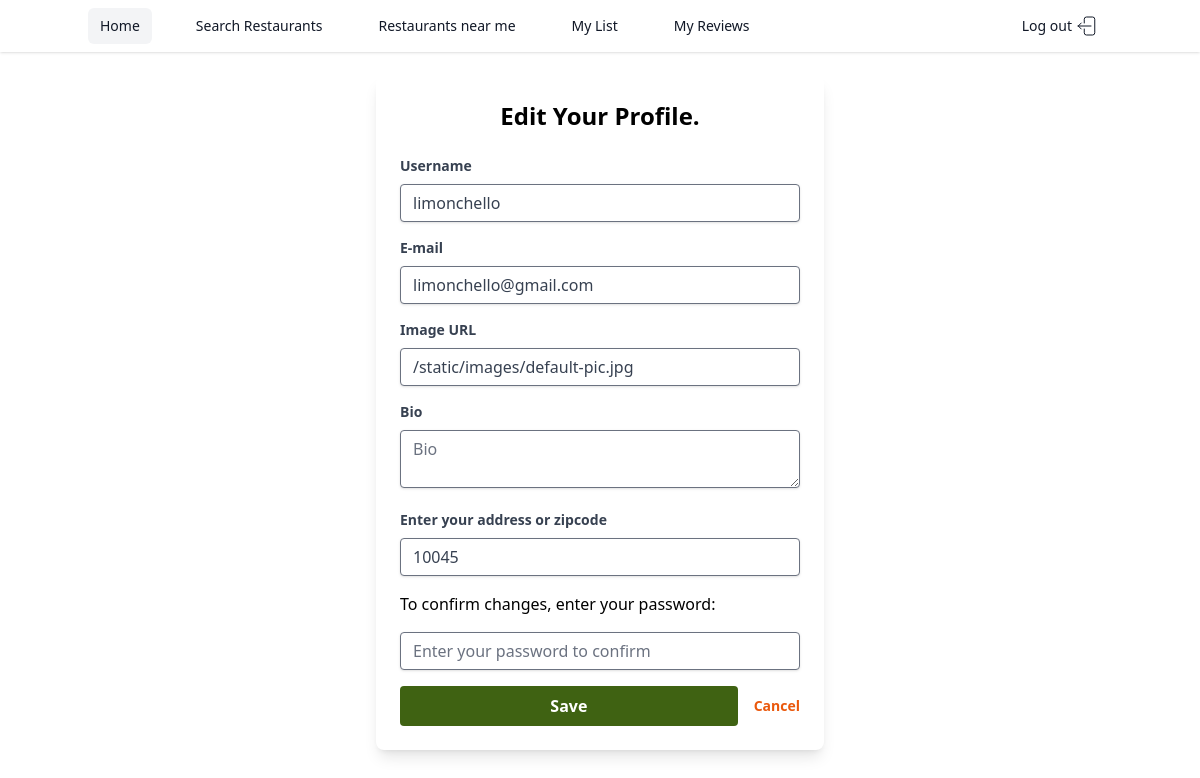
Screenshot of /edit/1 (signed in) with the database file from the repository.
### models.py (models this page shows, shortened)
class User(db.Model):
    __tablename__ = 'users'
    id = db.Column(
        db.Integer,
        primary_key=True,
    )
    email = db.Column(
        db.Text,
        nullable=False,
        unique=True,
    )
    username = db.Column(
        db.Text,
        nullable=False,
        unique=True,
    )
    location = db.Column(
        db.Text,
    )
    password = db.Column(
        db.Text,
        nullable=False,
    )
    bio = db.Column(
        db.Text,
    )
    image_url = db.Column(
        db.Text,
        default="/static/images/default-pic.jpg",
    )
    followers = db.relationship(
        "User",
        secondary="follows",
        primaryjoin=(Follows.user_being_followed_id == id),
        secondaryjoin=(Follows.user_following_id == id)
    )
    following = db.relationship(
        "User",
        secondary="follows",
        primaryjoin=(Follows.user_following_id == id),
        secondaryjoin=(Follows.user_being_followed_id == id)
    )
    reviews = db.relationship('Review', backref = "user" )
    favorites_restaurants = db.relationship('Restaurant', secondary = "favorites", backref = "favorited_by_users")
    wishlist_restaurants = db.relationship('Restaurant', secondary = "wishlist_restaurants", backref = "wishlisted_by_users")
    visited_restaurants = db.relationship('Restaurant', secondary = "visited_restaurants", backref = "visited_by_users")

### app.py (the view, shortened to what this page needs)
@app.route('/edit/<int:user_id>', methods=['GET', 'POST'])
def edit_user_profile(user_id):
    if not g.user or g.user.id != user_id :
        flash("Access unauthorized.")
        return redirect("/")
    user = User.query.get_or_404(user_id)
    form = UserEditForm(obj=user)
    return render_template('page_edit_user_profile.html', user=user, user_id=user.id, form=form)

### forms.py
class UserEditForm(FlaskForm):
    username = StringField('Username', validators=[DataRequired()])
    email = StringField('E-mail', validators=[DataRequired(), Email()])
    password = PasswordField('Password', validators=[Length(min=6)])
    image_url = StringField('Image URL')
    bio = TextAreaField('Bio')
    location = StringField('Enter your address or zipcode')

### app.py (called while the page is built)
@app.before_request
def add_user_to_g():
    if CURR_USER_KEY in session:
        g.user = User.query.get(session[CURR_USER_KEY])
    else:
        g.user = None

@app.after_request
def add_header(req):
    req.headers["Cache-Control"] = "no-cache, no-store, must-revalidate"
    req.headers["Pragma"] = "no-cache"
    req.headers["Expires"] = "0"
    req.headers['Cache-Control'] = 'public, max-age=0'
    return req

### templates/page_edit_user_profile.html (shortened to what this page needs)
{% extends 'base.html' %}
{% block content %}
<div class="flex justify-center items-start min-h-screen bg-white mt-6">
  <div class="w-full max-w-md bg-white rounded-lg shadow-lg p-6">
    <h2 class="text-2xl font-bold text-center mb-6">Edit Your Profile.</h2>
    <form method="POST" id="user_edit_form">
      {% for field in form if field.widget.input_type != 'hidden' and field.name != 'password' %}
        <div class="mb-4">
          {{ field.label(class="block text-gray-700 text-sm font-bold mb-2") }}
          {{ field(placeholder=field.label.text, class="shadow appearance-none border rounded w-full py-2 px-3 text-gray-700 leading-tight focus:outline-none focus:shadow-outline") }}
        </div>
      {% endfor %}
      <p class="mb-4">To confirm changes, enter your password:</p>
      <div class="mb-4">
        {{ form.password(placeholder="Enter your password to confirm", class="shadow appearance-none border rounded w-full py-2 px-3 text-gray-700 leading-tight focus:outline-none focus:shadow-outline") }}
      </div>
      <div class="flex items-center justify-between">
        <button type="submit" class="w-full bg-lime-800 hover:bg-lime-700 text-white font-bold py-2 px-4 rounded focus:outline-none focus:shadow-outline">
          Save
        </button>
        <a href="{{ url_for('users_show', user_id=g.user.id) }}" class="inline-block align-baseline font-bold text-sm text-orange-600 hover:text-orange-800 ml-4">
          Cancel
        </a>
      </div>
    </form>
  </div>
</div>
{% endblock %}

### rows the page displays
User: username "limonchello" "limonchello@gmail.com" "/static/images/default-pic.jpg" "10045"

### other values shown
{{ field.label(class="block text-gray-700 text-sm font-bold mb-2") }} "Username" "E-mail" "Image URL" "Bio" "Enter your address or zipcode"
